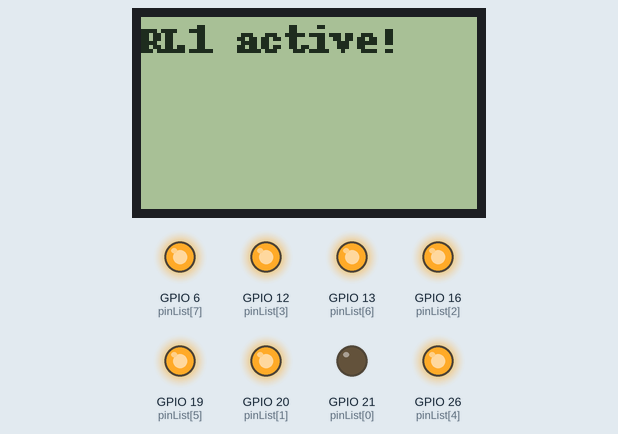
The program below on a simulated Raspberry Pi (BCM pin numbers). Parts: 84×48 one-colour display, output pins drawn as LEDs (lit = HIGH).

Above: at 0.1 s.
At 5.1 s:
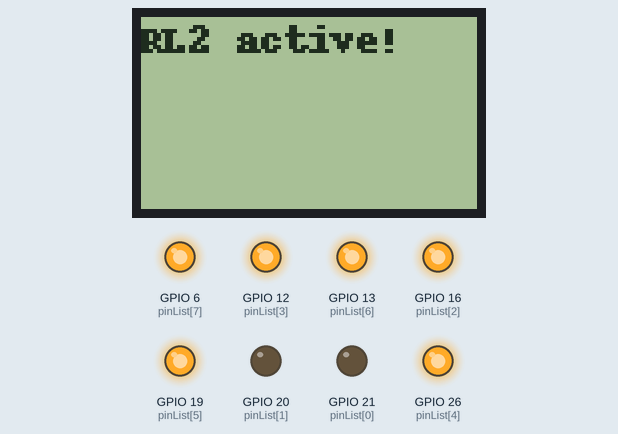
At 10.2 s:
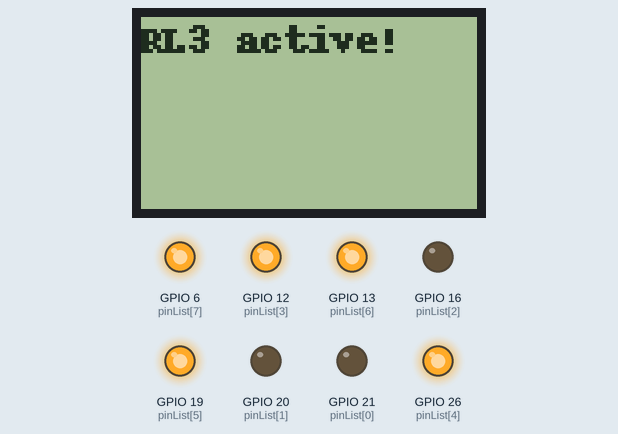
At 15.2 s:
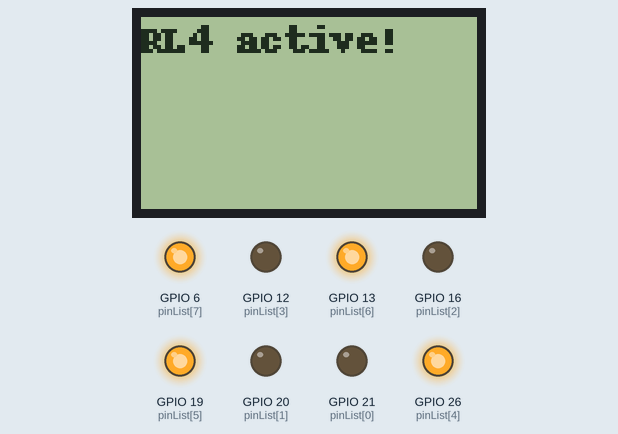
At 25.3 s:
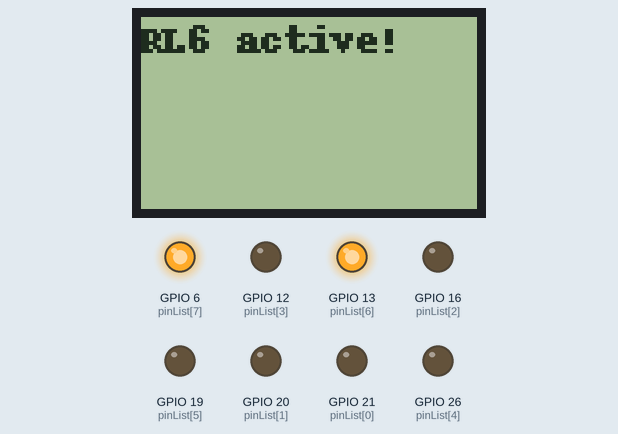
At 35.3 s:
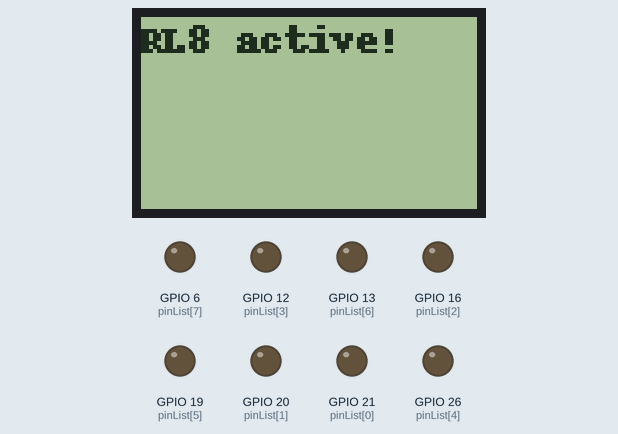
Timing chart, 0 to 36.8 s (numbered marks = the images above):
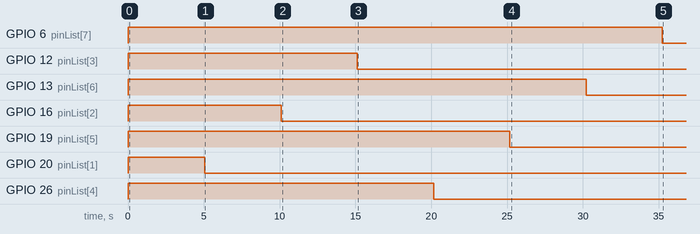

The program:

nokiaLCD_relay8ch.py
```python
#!/usr/bin/python
import math
import time
import Adafruit_Nokia_LCD as LCD
import Adafruit_GPIO.SPI as SPI
import RPi.GPIO as GPIO
from PIL import Image
from PIL import ImageFont
from PIL import ImageDraw

def lcdAtt(text):
        # Clear image buffer.
        draw.rectangle((0,0,84,48), outline=255, fill=255)
        draw.text((0, 0), text,font=font, fill=0)

        # Draw the image buffer.
        disp.image(image)
        disp.display()

# Raspberry Pi hardware SPI config:
SCLK = 17
DIN = 18
DC = 27
RST = 23
CS = 22

# Hardware SPI usage:
disp = LCD.PCD8544(DC, RST, SCLK, DIN, CS)

# set level contrast display
disp.begin(contrast=60)

# Clear display.
disp.clear()
disp.display()

# Make sure to create image with mode '1' for 1-bit color.
image = Image.new('1', (LCD.LCDWIDTH, LCD.LCDHEIGHT))

# Load default font.
font = ImageFont.load_default()

# Load imagem to draw
draw = ImageDraw.Draw(image)

#set mode board
GPIO.setmode(GPIO.BCM)

#set GPIOS for use
pinList = [21, 20, 16, 12, 26, 19, 13, 6]

#loop setup GPIOS
for i in pinList:
        GPIO.setup(i, GPIO.OUT)
        GPIO.output(i, GPIO.HIGH)

#time for sleep relay
SleepTimeL = 5

#main loop
try:
	GPIO.output(21, GPIO.LOW)
	lcdAtt("RL1 active!")
	time.sleep(SleepTimeL);
        GPIO.output(20, GPIO.LOW)
	lcdAtt("RL2 active!")
	time.sleep(SleepTimeL);
        GPIO.output(16, GPIO.LOW)
	lcdAtt("RL3 active!")
	time.sleep(SleepTimeL);
        GPIO.output(12, GPIO.LOW)
	lcdAtt("RL4 active!")
	time.sleep(SleepTimeL);
        GPIO.output(26, GPIO.LOW)
	lcdAtt("RL5 active!")
	time.sleep(SleepTimeL);
        GPIO.output(19, GPIO.LOW)
	lcdAtt("RL6 active!")
	time.sleep(SleepTimeL);
        GPIO.output(13, GPIO.LOW)
	lcdAtt("RL7 active!")
	time.sleep(SleepTimeL);
        GPIO.output(6, GPIO.LOW)
	lcdAtt("RL8 active!")
	time.sleep(SleepTimeL);
        lcdAtt("Fim, ate logo!")
        time.sleep(2)
        GPIO.cleanup()

#End program cleanly with keyboard
except KeyboardInterrupt:
        print " Quit"

        #Reset GPIO settings
        GPIO.cleanup()
```

Measured:
- by itself, GPIO 6 (pinList[7]): LOW → HIGH at 0.03 s, → LOW 35.2 s later
- by itself, GPIO 12 (pinList[3]): LOW → HIGH at 0.03 s, → LOW 15.1 s later
- by itself, GPIO 13 (pinList[6]): LOW → HIGH at 0.03 s, → LOW 30.2 s later
- by itself, GPIO 16 (pinList[2]): LOW → HIGH at 0.03 s, → LOW 10.1 s later
- by itself, GPIO 19 (pinList[5]): LOW → HIGH at 0.03 s, → LOW 25.1 s later
- by itself, GPIO 20 (pinList[1]): LOW → HIGH at 0.03 s, → LOW 5.0 s later
- by itself, GPIO 26 (pinList[4]): LOW → HIGH at 0.03 s, → LOW 20.1 s later
